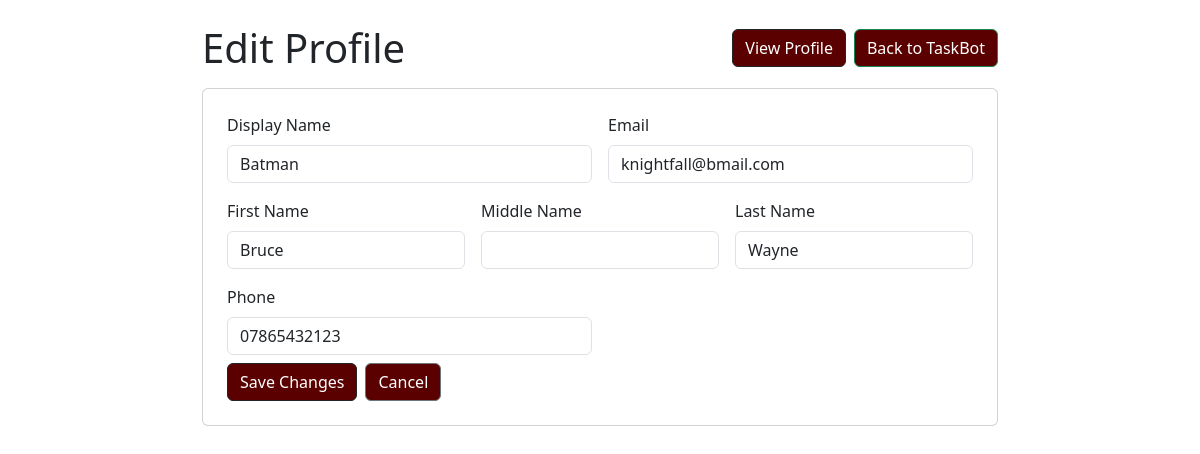
Page /editprofile.php (signed in) on the committed database.
### tables this page shows
CREATE TABLE Users ( 

  UserID      INTEGER PRIMARY KEY AUTOINCREMENT, 

  RoleID      INTEGER NOT NULL, 

  DisplayName TEXT NOT NULL, 

  FirstName   TEXT NOT NULL, 

  MiddleName  TEXT DEFAULT ' ', 

  LastName    TEXT NOT NULL, 

  Email       TEXT NOT NULL UNIQUE, 

  Phone       TEXT UNIQUE, 

  IsActive    INTEGER NOT NULL DEFAULT 1, 

  LastLoginAt DATETIME DEFAULT CURRENT_TIMESTAMP, 

  FOREIGN KEY (RoleID) REFERENCES Role(RoleID) 

    ON UPDATE CASCADE 

    ON DELETE CASCADE 

);

### editprofile.php (the view, shortened to what this page needs)
<?php
require_once "db.php";
$userId = (int)$_SESSION['userId'];
$stmt2 = $db->prepare("
  SELECT DisplayName, FirstName, MiddleName, LastName, Email, Phone
  FROM Users
  WHERE UserID = :uid
  LIMIT 1
");
$stmt2->bindValue(":uid", $userId, SQLITE3_INTEGER);
$res2 = $stmt2->execute();
$user = $res2->fetchArray(SQLITE3_ASSOC);
?>
<!doctype html>
<html lang="en">
<head>
  <link rel="stylesheet" href="/TaskBot/style.css">
  <link rel="stylesheet" href="/TaskBot/a11y.css">
  <link href="https://cdn.jsdelivr.net/npm/bootstrap@5.3.0/dist/css/bootstrap.min.css" rel="stylesheet">
</head>
<body class="p-4">
  <div class="container" style="max-width: 820px;">
    <div class="d-flex justify-content-between align-items-center mb-3">
      <h1 class="m-0">Edit Profile</h1>
      <div class="d-flex gap-2 flex-wrap">
        <a class="btn btn-outline-dark" href="/TaskBot/viewprofile.php">View Profile</a>
        <a class="btn btn-success" href="/TaskBot/index.php?page=home">Back to TaskBot</a>
      </div>
    </div>
    <div class="card p-4">
      <form method="POST" class="row g-3">
        <div class="col-md-6">
          <label class="form-label">Display Name</label>
          <input class="form-control" name="displayName" required value="<?= htmlspecialchars($user['DisplayName'] ?? '') ?>">
        </div>
        <div class="col-md-6">
          <label class="form-label">Email</label>
          <input class="form-control" type="email" name="email" required value="<?= htmlspecialchars($user['Email'] ?? '') ?>">
        </div>
        <div class="col-md-4">
          <label class="form-label">First Name</label>
          <input class="form-control" name="firstName" required value="<?= htmlspecialchars($user['FirstName'] ?? '') ?>">
        </div>
        <div class="col-md-4">
          <label class="form-label">Middle Name</label>
          <input class="form-control" name="middleName" value="<?= htmlspecialchars($user['MiddleName'] ?? '') ?>">
        </div>
        <div class="col-md-4">
          <label class="form-label">Last Name</label>
          <input class="form-control" name="lastName" required value="<?= htmlspecialchars($user['LastName'] ?? '') ?>">
        </div>
        <div class="col-md-6">
          <label class="form-label">Phone</label>
          <input class="form-control" type="tel" name="phone" value="<?= htmlspecialchars($user['Phone'] ?? '') ?>">
        </div>
        <div class="col-12 d-flex gap-2 flex-wrap mt-2">
          <button class="btn btn-dark" type="submit">Save Changes</button>
          <a class="btn btn-outline-secondary" href="/TaskBot/viewprofile.php">Cancel</a>
        </div>
      </form>
    </div>
  </div>
</body>
</html>

### style.css (style rules this page uses)
body { background-color:#efd553; margin:0; }
.btn { font-size: small; }
.action-btn.danger, .btn { background:rgb(91,0,0) !important; color:white !important; display:inline-block; padding:10px 16px; border:none; border-radius:10px; cursor:pointer; font-weight:600; white-space:nowrap; }

### rows in the picture
users: displayName "Batman", email "knightfall@bmail.com", firstName "Bruce", lastName "Wayne", phone "07865432123"
